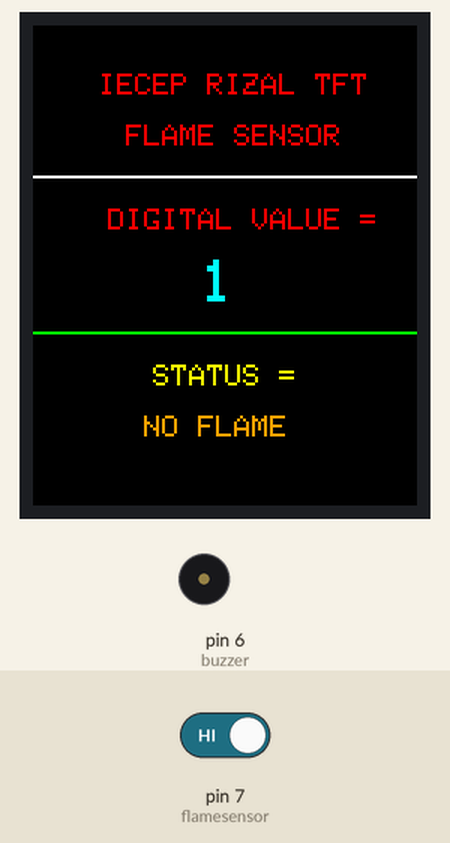
Recording of a sketch running on a simulated Arduino Uno, built with avr-gcc and run on an emulated ATmega328P. Shown: 128×160 colour display, buzzer (waves = sounding, pin HIGH). Inputs (shaded band) come from the test bench; at power-on: pin 7 (flamesensor) HIGH.

Above: at 1.3 s.
1.4 s: pin 7 (flamesensor) driven LOW
At 2.7 s:
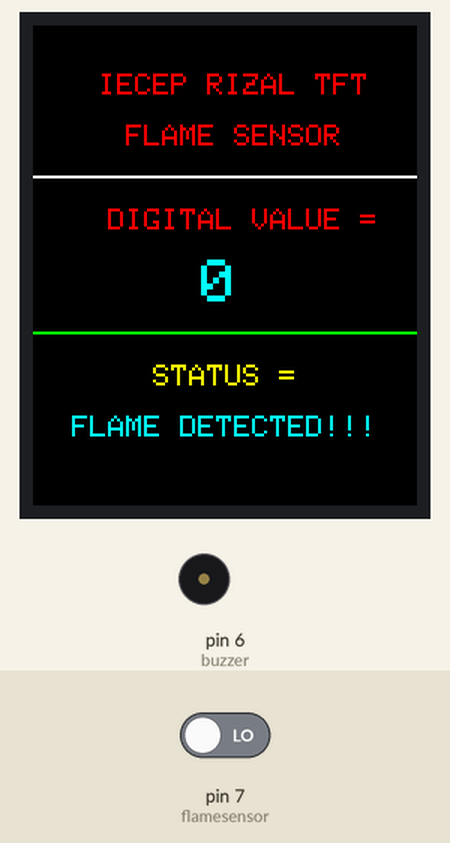
4.4 s: pin 7 (flamesensor) driven HIGH
At 5.0 s:
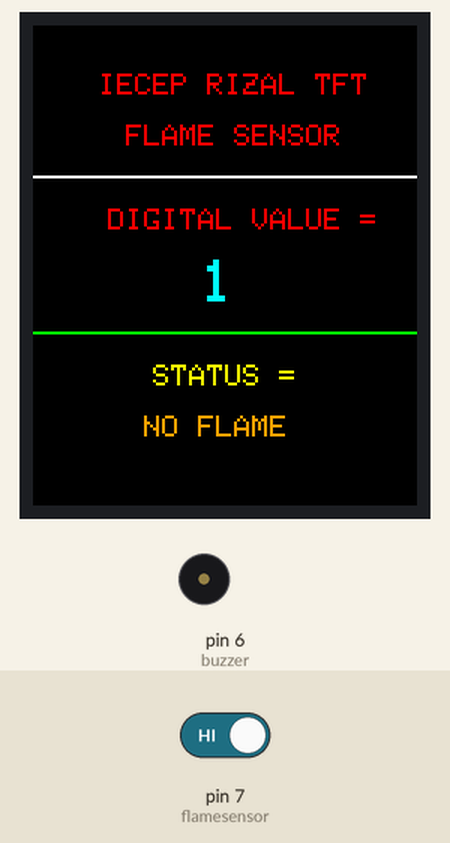
Timing chart, 0 to 7.4 s (numbered marks = the images above; inputs shaded):
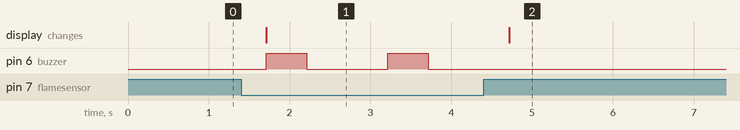

The sketch:

FlameSensorST7735.ino
```cpp
/* Created By: Rally Uminga
 * Arduino Uno with ST7735 color TFT (128x160 pixel)
 * using Rain Sensor
 * IECEP RIZAL PROJECT
 */

#include <Adafruit_GFX.h>      // include Adafruit graphics library
#include <Adafruit_ST7735.h>   // include Adafruit ST7735 TFT library

#define TFT_RST   8      // TFT RST pin is connected to arduino pin 8
#define TFT_CS    9      // TFT CS  pin is connected to arduino pin 9
#define TFT_DC    10     // TFT DC  pin is connected to arduino pin 10

// initialize ST7735 TFT library
Adafruit_ST7735 tft = Adafruit_ST7735(TFT_CS, TFT_DC, TFT_RST);

#define flamesensor  7
#define buzzer    6
boolean value;

void setup(void)
{
  pinMode(buzzer,OUTPUT);
  pinMode(flamesensor,INPUT);

  tft.initR(INITR_BLACKTAB);     // initialize a ST7735S chip, black tab
  tft.fillScreen(ST7735_BLACK);  // fill screen with black color
  tft.drawFastHLine(0, 50,  tft.width(), ST7735_WHITE);   // draw horizontal white line at position (0, 50)

  tft.setTextColor(ST7735_RED, ST7735_BLACK);  // set text color to white and black background
  tft.setTextSize(1);                 // text size = 1
  tft.setCursor(4, 16);               // move cursor to position (4, 16) pixel
  tft.print("   IECEP RIZAL TFT");
  tft.setCursor(19, 33);              // move cursor to position (19, 33) pixel
  tft.print("  FLAME SENSOR");
  tft.drawFastHLine(0, 102,  tft.width(), ST7735_GREEN);  // draw horizontal white line at position (0, 102)
  tft.setTextSize(1);                 // text size = 2
  tft.setTextColor(ST7735_RED, ST7735_BLACK);     // set text color to red and black background
  tft.setCursor(25, 61);              // move cursor to position (25, 61) pixel
  tft.print("DIGITAL VALUE =");
  tft.setTextColor(ST7735_YELLOW, ST7735_BLACK);  // set text color to green and black background
  tft.setCursor(34, 113);              // move cursor to position (34, 113) pixel
  tft.print(" STATUS =");

}

// main loop
void loop()
{
  value = digitalRead(flamesensor);
  digitalWrite(buzzer,LOW);
  if(value ==  LOW)
  {
    tft.setTextColor(ST7735_CYAN, ST7735_BLACK);  // set text color to yellow and black background
    tft.setTextSize(2);
    tft.setCursor(56, 78);
    tft.print(value);
    tft.setTextSize(1);
    tft.setCursor(13, 130);
    tft.print("FLAME DETECTED!!!");
    digitalWrite(buzzer,HIGH);
    delay(500);
    digitalWrite(buzzer,LOW);
    delay(500);

  }

  else
  {

    tft.setTextColor(ST7735_CYAN, ST7735_BLACK);
    tft.setTextSize(2);
    tft.setCursor(56, 78);
    tft.print(value);
    tft.setTextColor(0xFD00, ST7735_BLACK);  // set text color to orange and black background
    tft.setTextSize(1);
    tft.setCursor(13, 130);
    tft.print("    NO FLAME     ");
    digitalWrite(buzzer,LOW);

  }

  delay(500);    // wait a half second*/

}

// end of code.
```

MaxMatrix.cpp
```cpp
// (licence header left out)
#include "Arduino.h"
#include "MaxMatrix.h"

MaxMatrix::MaxMatrix(byte _data, byte _load, byte _clock, byte _num)
{
	data = _data;
	load = _load;
	clock = _clock;
	num = _num;
	for (int i=0; i<80; i++)
		buffer[i] = 0;
}

void MaxMatrix::init()
{
	pinMode(data,  OUTPUT);
	pinMode(clock, OUTPUT);
	pinMode(load,  OUTPUT);
	digitalWrite(clock, HIGH);

	setCommand(max7219_reg_scanLimit, 0x07);
	setCommand(max7219_reg_decodeMode, 0x00);  // using an led matrix (not digits)
	setCommand(max7219_reg_shutdown, 0x01);    // not in shutdown mode
	setCommand(max7219_reg_displayTest, 0x00); // no display test

	// empty registers, turn all LEDs off
	clear();

	setIntensity(0x0f);    // the first 0x0f is the value you can set
}

void MaxMatrix::setIntensity(byte intensity)
{
	setCommand(max7219_reg_intensity, intensity);
}

void MaxMatrix::clear()
{
	for (int i=0; i<8; i++)
		setColumnAll(i,0);

	for (int i=0; i<80; i++)
		buffer[i] = 0;
}

void MaxMatrix::setCommand(byte command, byte value)
{
	digitalWrite(load, LOW);
	for (int i=0; i<num; i++)
	{
		shiftOut(data, clock, MSBFIRST, command);
		shiftOut(data, clock, MSBFIRST, value);
	}
	digitalWrite(load, LOW);
	digitalWrite(load, HIGH);
}


void MaxMatrix::setColumn(byte col, byte value)
{
	int n = col / 8;
	int c = col % 8;
	digitalWrite(load, LOW);
	for (int i=0; i<num; i++)
	{
		if (i == n)
		{
			shiftOut(data, clock, MSBFIRST, c + 1);
			shiftOut(data, clock, MSBFIRST, value);
		}
		else
		{
			shiftOut(data, clock, MSBFIRST, 0);
			shiftOut(data, clock, MSBFIRST, 0);
		}
	}
	digitalWrite(load, LOW);
	digitalWrite(load, HIGH);

	buffer[col] = value;
}

void MaxMatrix::setColumnAll(byte col, byte value)
{
	digitalWrite(load, LOW);
	for (int i=0; i<num; i++)
	{
		shiftOut(data, clock, MSBFIRST, col + 1);
		shiftOut(data, clock, MSBFIRST, value);
		buffer[col * i] = value;
	}
	digitalWrite(load, LOW);
	digitalWrite(load, HIGH);
}

void MaxMatrix::setDot(byte col, byte row, byte value)
{
    bitWrite(buffer[col], row, value);

	int n = col / 8;
	int c = col % 8;
	digitalWrite(load, LOW);
	for (int i=0; i<num; i++)
	{
		if (i == n)
		{
			shiftOut(data, clock, MSBFIRST, c + 1);
			shiftOut(data, clock, MSBFIRST, buffer[col]);
		}
		else
		{
			shiftOut(data, clock, MSBFIRST, 0);
			shiftOut(data, clock, MSBFIRST, 0);
		}
	}
	digitalWrite(load, LOW);
	digitalWrite(load, HIGH);
}

void MaxMatrix::writeSprite(int x, int y, const byte* sprite)
{
	int w = sprite[0];
	int h = sprite[1];

	if (h == 8 && y == 0)
		for (int i=0; i<w; i++)
		{
			int c = x + i;
			if (c>=0 && c<80)
				setColumn(c, sprite[i+2]);
		}
	else
		for (int i=0; i<w; i++)
			for (int j=0; j<h; j++)
			{
				int c = x + i;
				int r = y + j;
				if (c>=0 && c<80 && r>=0 && r<8)
					setDot(c, r, bitRead(sprite[i+2], j));
			}
}

void MaxMatrix::reload()
{
	for (int i=0; i<8; i++)
	{
		int col = i;
		digitalWrite(load, LOW);
		for (int j=0; j<num; j++)
		{
			shiftOut(data, clock, MSBFIRST, i + 1);
			shiftOut(data, clock, MSBFIRST, buffer[col]);
			col += 8;
		}
		digitalWrite(load, LOW);
		digitalWrite(load, HIGH);
	}
}

void MaxMatrix::shiftLeft(bool rotate, bool fill_zero)
{
	byte old = buffer[0];
	int i;
	for (i=0; i<80; i++)
		buffer[i] = buffer[i+1];
	if (rotate) buffer[num*8-1] = old;
	else if (fill_zero) buffer[num*8-1] = 0;

	reload();
}

void MaxMatrix::shiftRight(bool rotate, bool fill_zero)
{
	int last = num*8-1;
	byte old = buffer[last];
	int i;
	for (i=79; i>0; i--)
		buffer[i] = buffer[i-1];
	if (rotate) buffer[0] = old;
	else if (fill_zero) buffer[0] = 0;

	reload();
}

void MaxMatrix::shiftUp(bool rotate)
{
	for (int i=0; i<num*8; i++)
	{
		bool b = buffer[i] & 1;
		buffer[i] >>= 1;
		if (rotate) bitWrite(buffer[i], 7, b);
	}
	reload();
}

void MaxMatrix::shiftDown(bool rotate)
{
	for (int i=0; i<num*8; i++)
	{
		bool b = buffer[i] & 128;
		buffer[i] <<= 1;
		if (rotate) bitWrite(buffer[i], 0, b);
	}
	reload();
}
```

MaxMatrix.h
```cpp
// (licence header left out)
#ifndef _MaxMatrix_H_
#define _MaxMatrix_H_

#include "Arduino.h"

#define max7219_reg_noop        0x00
#define max7219_reg_digit0      0x01
#define max7219_reg_digit1      0x02
#define max7219_reg_digit2      0x03
#define max7219_reg_digit3      0x04
#define max7219_reg_digit4      0x05
#define max7219_reg_digit5      0x06
#define max7219_reg_digit6      0x07
#define max7219_reg_digit7      0x08
#define max7219_reg_decodeMode  0x09
#define max7219_reg_intensity   0x0a
#define max7219_reg_scanLimit   0x0b
#define max7219_reg_shutdown    0x0c
#define max7219_reg_displayTest 0x0f

class MaxMatrix
{
  private:
    byte data;
    byte load;
    byte clock;
    byte num;
    byte buffer[80];

    void reload();

  public:
    MaxMatrix(byte data, byte load, byte clock, byte num);

    void init();
    void clear();
    void setCommand(byte command, byte value);
    void setIntensity(byte intensity);
    void setColumn(byte col, byte value);
    void setColumnAll(byte col, byte value);
    void setDot(byte col, byte row, byte value);
    void writeSprite(int x, int y, const byte* sprite);

    void shiftLeft(bool rotate = false, bool fill_zero = true);
    void shiftRight(bool rotate = false, bool fill_zero = true);
    void shiftUp(bool rotate = false);
    void shiftDown(bool rotate = false);
};

#endif
```

Measured:
- after the input at 1.4 s, pin 6 (buzzer): alternates HIGH for 0.50 s and LOW for 1.0 s, starting after 0.31 s; the display: changes after 0.31 s (image 1)
- after the input at 4.4 s, pin 6 (buzzer): stops changing and stays LOW; the display: changes after 0.32 s (image 2)
